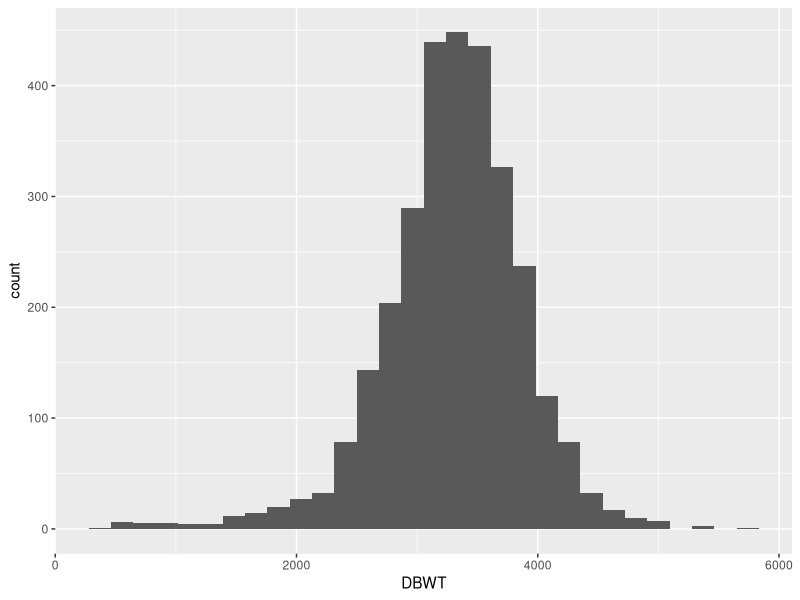
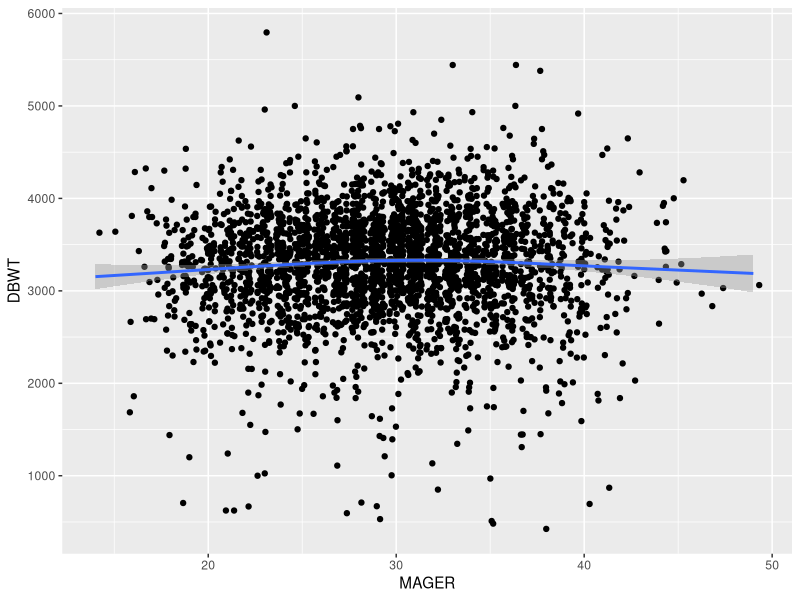
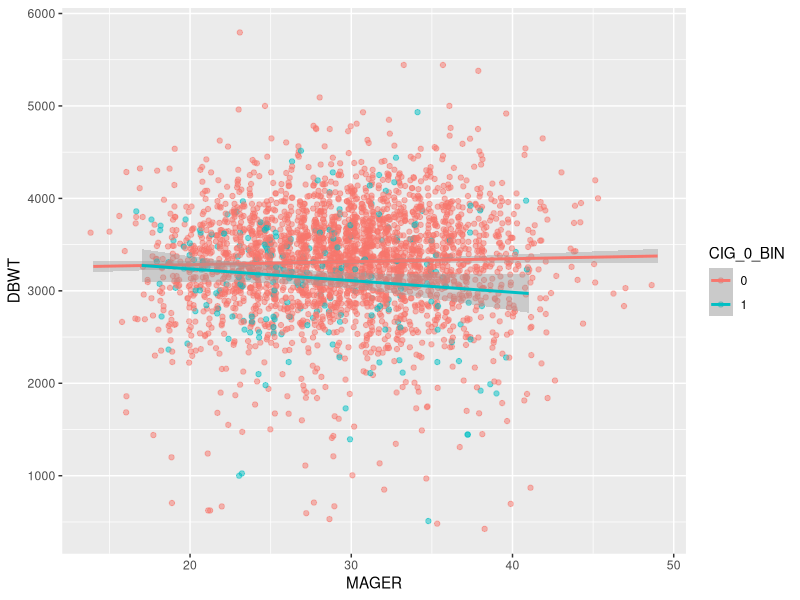
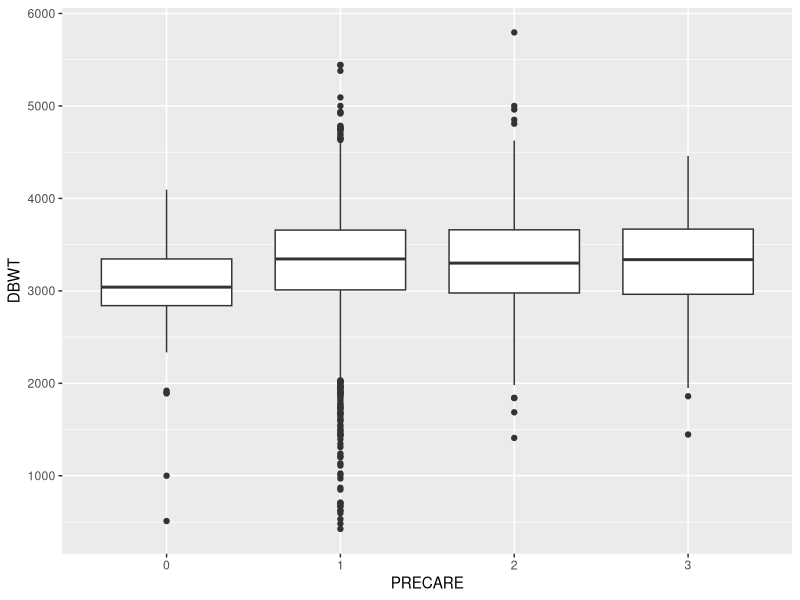
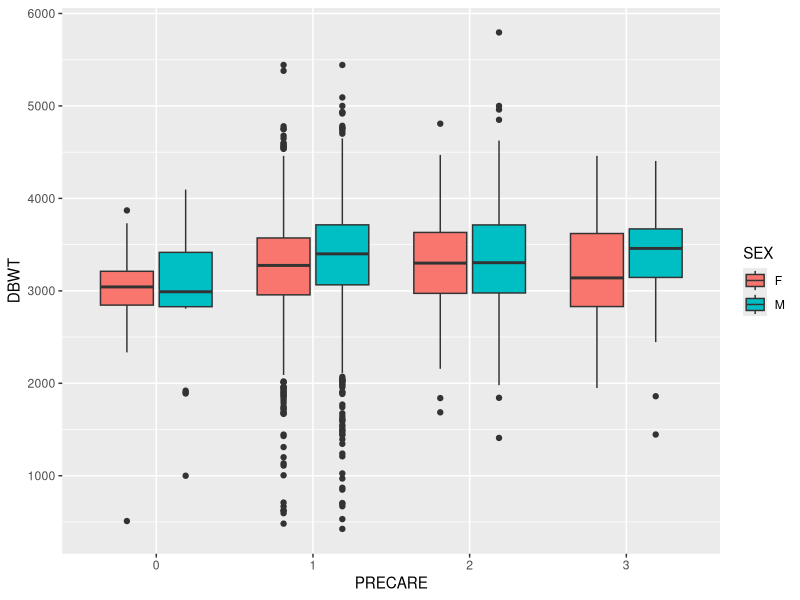
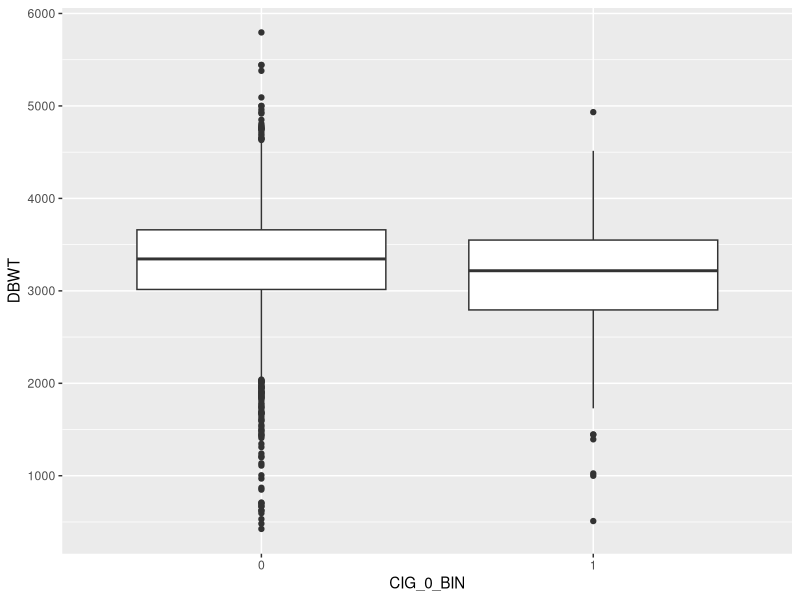
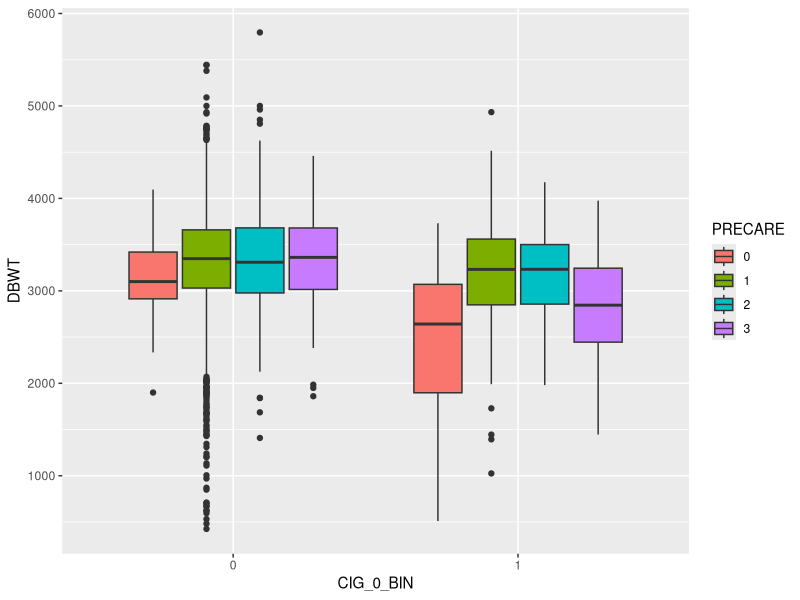
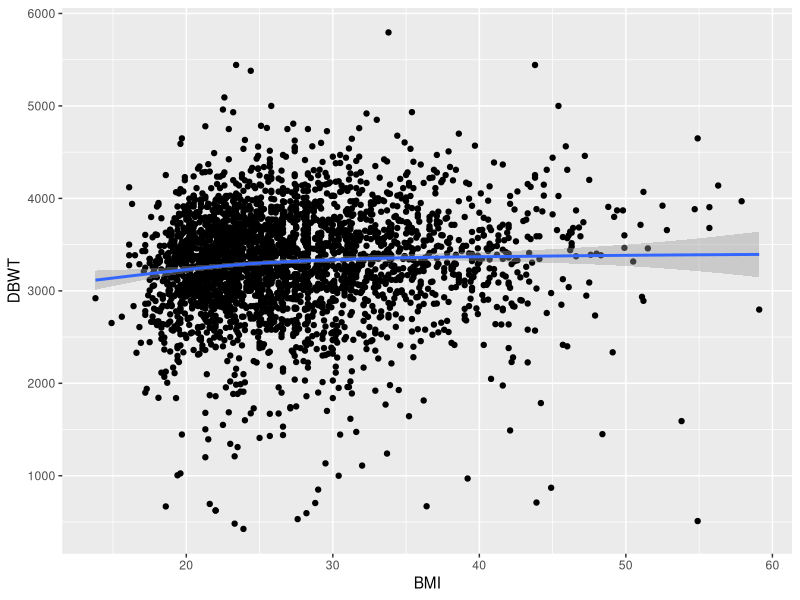

Here is the R script that generated these plots, in order:
## ---- chunk 1
library(ggplot2)
library(car)
library(dplyr)
EDA_df <- read.csv("data/EDA.csv")
EDA_df$CIG_0_BIN <- factor(EDA_df$CIG_0_BIN)
EDA_df$PRECARE <- factor(EDA_df$PRECARE)
EDA_df$SEX <- factor(EDA_df$SEX)
EDA_df$RESTATUS <- factor(EDA_df$RESTATUS)
EDA_df$PAY <- factor(EDA_df$PAY)
EDA_df$NO_RISKS <- factor(EDA_df$NO_RISKS)
EDA_df$MRAVE6 <- factor(EDA_df$MRAVE6)
EDA_df$FRACE6  <- factor(EDA_df$FRACE6)
EDA_df$MEDUC <- factor(EDA_df$MEDUC)
EDA_df$FEDUC <- factor(EDA_df$FEDUC)
## ---- chunk 2
# response variable
ggplot(EDA_df, aes(x = DBWT)) +
  geom_histogram()

# Measure of symmetry
DBWT_sym = (quantile(EDA_df$DBWT, 0.75) - median(EDA_df$DBWT)) /
  (median(EDA_df$DBWT) - quantile(EDA_df$DBWT, 0.25))
## ---- chunk 3
ggplot(EDA_df, aes(x = MAGER, y = DBWT)) +
  geom_point(position = "jitter") +
  geom_smooth()
## ---- chunk 4
ggplot(EDA_df, aes(x = MAGER, y = DBWT)) +
  geom_point(position = "jitter", aes(colour = CIG_0_BIN), alpha = 0.5) +
  geom_smooth(method = 'lm', aes(colour = CIG_0_BIN))
## ---- chunk 5
ggplot(EDA_df, aes(x = PRECARE, y = DBWT)) +
  geom_boxplot()
## ---- chunk 6
EDA_df %>% count(PRECARE) 
## ---- chunk 7
ggplot(EDA_df, aes(x = PRECARE, y = DBWT)) +
  geom_boxplot(aes(fill = SEX))
## ---- chunk 8
ggplot(EDA_df, aes(x = CIG_0_BIN, y = DBWT)) +
  geom_boxplot()
## ---- chunk 9
ggplot(EDA_df, aes(x = CIG_0_BIN, y = DBWT)) +
  geom_boxplot(aes(fill = PRECARE))
## ---- chunk 10
EDA_df %>% count(CIG_0_BIN)
## ---- chunk 11
ggplot(EDA_df, aes(x = BMI, y = DBWT)) +
  geom_point() +
  geom_smooth()
## ---- chunk 12
ggplot(EDA_df, aes(x = BMI, y = DBWT)) +
  geom_point(aes(colour = PAY), alpha = 0.5) +
  geom_smooth(method = 'lm', aes(colour = PAY))
## ---- chunk 13
ggplot(EDA_df, aes(x = BMI, y = DBWT)) +
  geom_point(aes(colour = PRECARE), alpha = 0.5) +
  geom_smooth(aes(colour = PRECARE))
## ---- chunk 14
EDA_df %>% count(PAY)
## ---- chunk 15
ggplot(EDA_df, aes(x = WT.percent.gain, y = DBWT)) +
  geom_point() +
  geom_smooth()
## ---- chunk 16
ggplot(EDA_df, aes(x = WT.percent.gain, y = DBWT)) +
  geom_point(aes(colour = PAY), alpha = 0.5) +
  geom_smooth(method = 'lm', aes(colour = PAY))
## ---- chunk 17
ggplot(EDA_df, aes(x = WT.percent.gain, y = DBWT)) +
  geom_point(aes(colour = MEDUC), alpha = 0.5) +
  geom_smooth(method = "lm",aes(colour = MEDUC))
## ---- chunk 18
ggplot(EDA_df, aes(x = SEX, y = DBWT)) +
  geom_boxplot()
## ---- chunk 19
ggplot(EDA_df, aes(x = SEX, y = DBWT)) +
  geom_boxplot(aes(fill = PRECARE))
## ---- chunk 20
ggplot(EDA_df, aes(x = PREVIS, y = DBWT)) +
  geom_point(position = "jitter") +
  geom_smooth()
## ---- chunk 21
ggplot(EDA_df, aes(x = PREVIS, y = DBWT)) +
  geom_point(position = "jitter", aes(colour = PRECARE), alpha = 0.5) +
  geom_smooth(method = "lm", aes(colour = PRECARE))
## ---- chunk 22
ggplot(EDA_df, aes(x = PREVIS, y = DBWT)) +
  geom_point(position = "jitter", aes(colour = PAY), alpha = 0.5) +
  geom_smooth(method = "lm", aes(colour = PAY))
## ---- chunk 23
ggplot(EDA_df, aes(x = PREVIS, y = DBWT)) +
  geom_point(position = "jitter", aes(colour = FEDUC), alpha = 0.5) +
  geom_smooth(method = "lm", aes(colour = FEDUC))

ggplot(EDA_df, aes(x = PREVIS, y = DBWT)) +
  geom_point(position = "jitter", aes(colour = MEDUC), alpha = 0.5) +
  geom_smooth(method = "lm", aes(colour = MEDUC))

EDA_df %>% count(FEDUC)
EDA_df %>% count(MEDUC)
